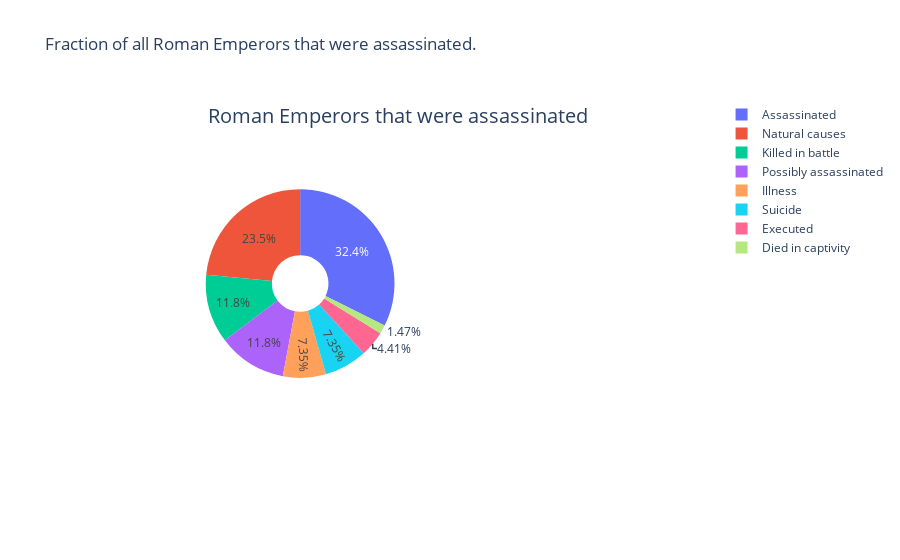

Here is the notebook cell this chart was saved with:
### Code cell
import plotly.graph_objs as go
PieR = roman.Cause_of_Death
pie1 = roman.groupby('Cause_of_Death').agg('count')
labels = pie1.Emperor.sort_values(). index
PieR_list = pie1.Emperor.sort_values()

fig = {
  "data": [
    {
      "values": PieR_list,
      "labels": labels,
      "domain": {"x": [.2, .5]},
      "name": "Roman Emperors that were assassinated",
      "hoverinfo":"label+percent+name",
      "hole": .3,
      "type": "pie"
    },],
  "layout": {
        "title":"Fraction of all Roman Emperors that were assassinated.",
        "annotations": [
            { "font": { "size": 20},
              "showarrow": False,
              "text": "Roman Emperors that were assassinated",
                "x": 0.20,
                "y": 1
            
             
            },
        ]
    }
}
iplot(fig)

### Figure 1 — Plotly figure (JSON) as saved in the notebook; plotly's stock layout.template omitted (floating-point values rounded to 4 significant figures)
{"data": [{"domain": {"x": [0.2, 0.5]}, "hole": 0.3, "hoverinfo": "label+percent+name", "labels": ["Died in captivity", "Executed", "Illness", "Suicide", "Killed in battle", "Possibly assassinated", "Natural causes", "Assassinated"], "name": "Roman Emperors that were assassinated", "type": "pie", "values": [1, 3, 5, 5, 8, 8, 16, 22]}], "layout": {"annotations": [{"font": {"size": 20}, "showarrow": false, "text": "Roman Emperors that were assassinated", "x": 0.2, "y": 1}], "title": {"text": "Fraction of all Roman Emperors that were assassinated."}}}
